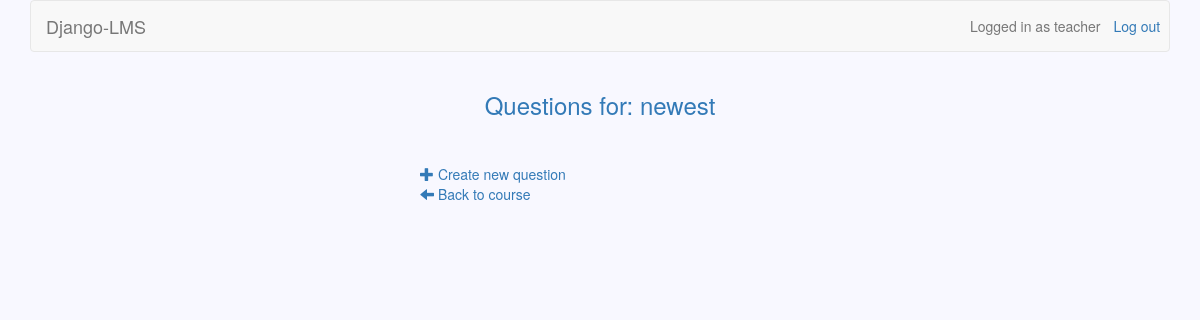
The app's page /courses/14/questions/ (signed in), older data.
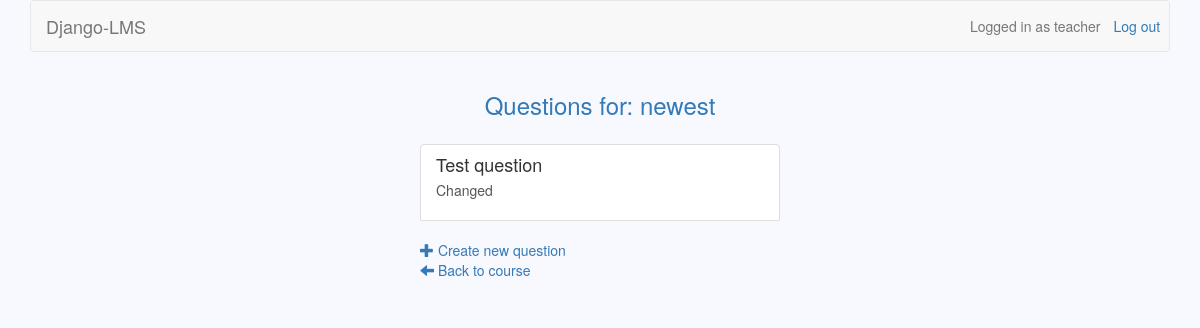
The same page, newer data.
### questions/models.py (models this page shows)
class Question(models.Model):
	owner = models.CharField(max_length=30)
	name = models.CharField(max_length=30)
	question_text = models.TextField()
	course = models.ForeignKey(Course)

### questions/views.py (the view)
@user_passes_test(teacher_check)
def list_questions(request, course_id):
	course = Course.objects.get(id=course_id)
	questions = Question.objects.filter(course=course_id)
	if request.user.username == course.owner:
		return render(request, 'list_questions.html', {'course': course, 'questions': questions})
	else:
		return redirect('/courses/')

### courses/views.py (called while the page is built)
def teacher_check(user):
    return user.is_teacher

### questions/templates/list_questions.html
{% extends 'base.html' %}
{% block header_text %}
	{% if messages %}
	    {% for message in messages %}
	    	{{ message }}
	    {% endfor %}
	{% else %}
		Questions for: {{ course.name }}
	{% endif %}
{% endblock %}
{% block dashboard %}
	{% for question in questions %}
		<a class="list-group-item" href="{% url 'edit_question' course.id question.id %}">
			<h4 class="list-group-item-heading">{{ question.name }}</h4>
			<p class="list-group-item-description">{{ question.question_text }}</p>
		</a>
	{% endfor %}
	<br>
	<a href="{% url 'create_question' course.id %}">
		<span class="glyphicon glyphicon-plus"></span>
		Create new question
	</a>
	<br>
	<a href="{% url 'edit_course' course.id %}">
		<span class="glyphicon glyphicon-arrow-left"></span>
		Back to course
	</a>
{% endblock %}

Row changes from the older to the newer data that the page shows:
added Question: name "Test question", question_text "Changed"
